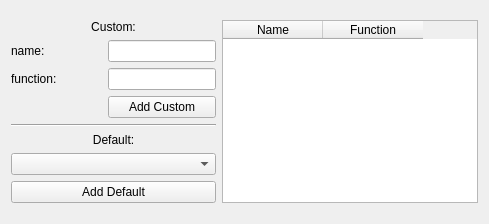
<?xml version="1.0" encoding="UTF-8"?>
<ui version="4.0">
 <class>FunctionsGUI</class>
 <widget class="QWidget" name="FunctionsGUI">
  <property name="geometry">
   <rect>
    <x>0</x>
    <y>0</y>
    <width>489</width>
    <height>224</height>
   </rect>
  </property>
  <property name="windowTitle">
   <string>Form</string>
  </property>
  <layout class="QGridLayout" name="gridLayout_2">
   <item row="0" column="0">
    <layout class="QGridLayout" name="gridLayout">
     <item row="0" column="0" colspan="2">
      <widget class="QLabel" name="label_4">
       <property name="sizePolicy">
        <sizepolicy hsizetype="Preferred" vsizetype="Fixed">
         <horstretch>0</horstretch>
         <verstretch>0</verstretch>
        </sizepolicy>
       </property>
       <property name="text">
        <string>Custom:</string>
       </property>
       <property name="alignment">
        <set>Qt::AlignCenter</set>
       </property>
      </widget>
     </item>
     <item row="0" column="2" rowspan="8">
      <widget class="BoxFunction" name="funTable">
       <property name="sizePolicy">
        <sizepolicy hsizetype="Fixed" vsizetype="Expanding">
         <horstretch>0</horstretch>
         <verstretch>0</verstretch>
        </sizepolicy>
       </property>
       <column>
        <property name="text">
         <string>Name</string>
        </property>
       </column>
       <column>
        <property name="text">
         <string>Function</string>
        </property>
       </column>
      </widget>
     </item>
     <item row="1" column="0">
      <widget class="QLabel" name="funNameLabel">
       <property name="sizePolicy">
        <sizepolicy hsizetype="Preferred" vsizetype="Preferred">
         <horstretch>0</horstretch>
         <verstretch>0</verstretch>
        </sizepolicy>
       </property>
       <property name="text">
        <string>name:</string>
       </property>
      </widget>
     </item>
     <item row="1" column="1">
      <widget class="QLineEdit" name="funNameInput">
       <property name="sizePolicy">
        <sizepolicy hsizetype="Fixed" vsizetype="Fixed">
         <horstretch>0</horstretch>
         <verstretch>0</verstretch>
        </sizepolicy>
       </property>
      </widget>
     </item>
     <item row="2" column="0">
      <widget class="QLabel" name="funLabel">
       <property name="sizePolicy">
        <sizepolicy hsizetype="Preferred" vsizetype="Preferred">
         <horstretch>0</horstretch>
         <verstretch>0</verstretch>
        </sizepolicy>
       </property>
       <property name="text">
        <string>function:</string>
       </property>
      </widget>
     </item>
     <item row="2" column="1">
      <widget class="LineEdit" name="funInput">
       <property name="sizePolicy">
        <sizepolicy hsizetype="Fixed" vsizetype="Fixed">
         <horstretch>0</horstretch>
         <verstretch>0</verstretch>
        </sizepolicy>
       </property>
      </widget>
     </item>
     <item row="3" column="1">
      <widget class="QPushButton" name="funCustomButton">
       <property name="text">
        <string>Add Custom</string>
       </property>
      </widget>
     </item>
     <item row="4" column="0" colspan="2">
      <widget class="Line" name="line_3">
       <property name="orientation">
        <enum>Qt::Horizontal</enum>
       </property>
      </widget>
     </item>
     <item row="5" column="0" colspan="2">
      <widget class="QLabel" name="label_5">
       <property name="sizePolicy">
        <sizepolicy hsizetype="Preferred" vsizetype="Fixed">
         <horstretch>0</horstretch>
         <verstretch>0</verstretch>
        </sizepolicy>
       </property>
       <property name="text">
        <string>Default:</string>
       </property>
       <property name="alignment">
        <set>Qt::AlignCenter</set>
       </property>
      </widget>
     </item>
     <item row="6" column="0" colspan="2">
      <widget class="QComboBox" name="funComboBox"/>
     </item>
     <item row="7" column="0" colspan="2">
      <widget class="QPushButton" name="funDefaultButton">
       <property name="text">
        <string>Add Default</string>
       </property>
      </widget>
     </item>
    </layout>
   </item>
  </layout>
 </widget>
 <customwidgets>
  <customwidget>
   <class>LineEdit</class>
   <extends>QLineEdit</extends>
   <header>horizon_gui/custom_widgets/line_edit.h</header>
  </customwidget>
  <customwidget>
   <class>BoxFunction</class>
   <extends>QTableWidget</extends>
   <header>horizon_gui/custom_widgets/box_function.h</header>
  </customwidget>
 </customwidgets>
 <resources/>
 <connections/>
</ui>
